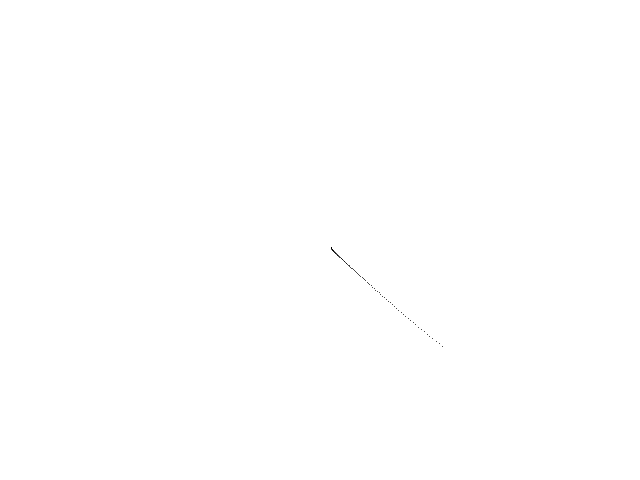
Frame 1 (no input)
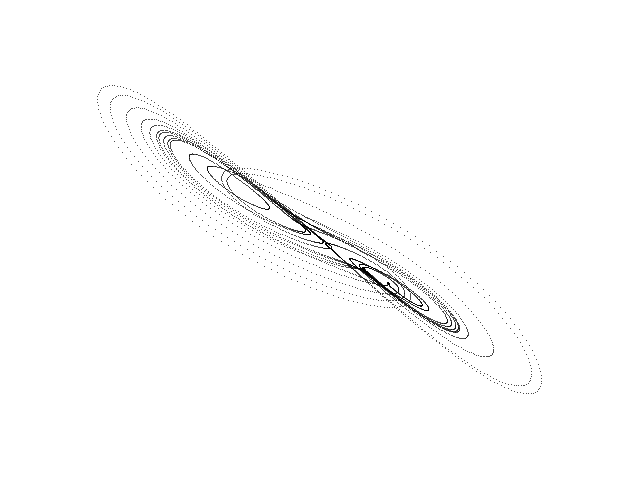
Frame 60 (the mouse pressed at the canvas centre just before this capture)
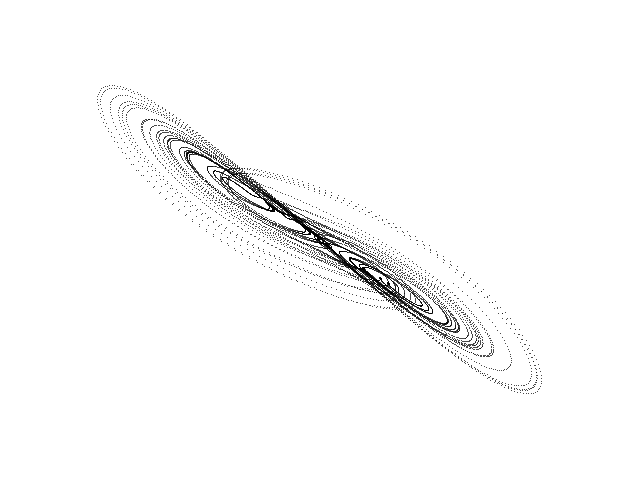
Frame 120 (the mouse held since frame 60 and released just before this capture)

The Processing sketch that drew these frames (run headless with seeded random() and noise(); from frame 60 on, the mouse is pressed at the canvas centre):

// Processing sketch: Hyperchaotic_Pang
// ── Hyperchaotic_Pang.pde
// Pang hyperchaotic attractor //

  float x = 1.0;
  float y = 1.0;
  float z = 10.0;
  float w = 1.0;
  float dt = 0.002;
  float a = 36.0;
  float b = 3.0;
  float c = 20.0;
  float d = 2.0;


void setup() {
  
  size(640, 480);
  background(255);
  
}

void draw() {
  
  for (int i=0; i<100; i++) {
    
    float nx = x;
    float ny = y;
    float nz = z;
    float nw = w;
    
    x = nx + dt * (a * (ny - nx));
    y = ny + dt * (-nx * nz + c * ny + nw);
    z = nz + dt * (nx * ny - b * nz);
    w = nw + dt * (-d * (nx + ny));
  
    point(320 + (11 * x), 240 + (7 * y));
        
  }

}
